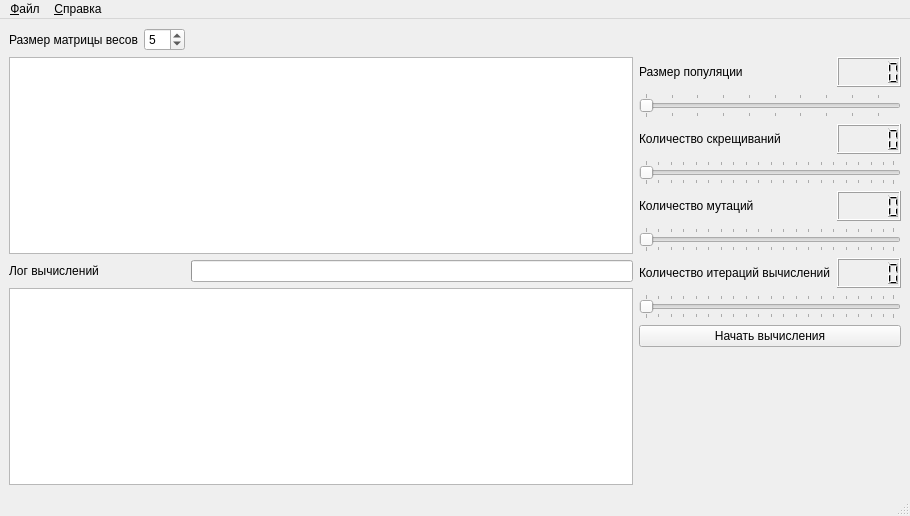
<?xml version="1.0" encoding="UTF-8"?>
<ui version="4.0">
 <class>SalesmanMainWidget</class>
 <widget class="QMainWindow" name="SalesmanMainWidget">
  <property name="geometry">
   <rect>
    <x>0</x>
    <y>0</y>
    <width>910</width>
    <height>516</height>
   </rect>
  </property>
  <property name="windowTitle">
   <string>Эволюционные вычисления</string>
  </property>
  <property name="windowIcon">
   <iconset resource="images.qrc">
    <normaloff>:/img/img/evoluting150px.png</normaloff>:/img/img/evoluting150px.png</iconset>
  </property>
  <widget class="QWidget" name="centralwidget">
   <layout class="QGridLayout" name="gridLayout_2">
    <item row="0" column="0">
     <widget class="QLabel" name="labelSizeMatrixWeight">
      <property name="sizePolicy">
       <sizepolicy hsizetype="Fixed" vsizetype="Preferred">
        <horstretch>0</horstretch>
        <verstretch>0</verstretch>
       </sizepolicy>
      </property>
      <property name="text">
       <string>Размер матрицы весов</string>
      </property>
      <property name="buddy">
       <cstring>sizeMatrixWeight</cstring>
      </property>
     </widget>
    </item>
    <item row="0" column="1">
     <widget class="QSpinBox" name="sizeMatrixWeight">
      <property name="sizePolicy">
       <sizepolicy hsizetype="Fixed" vsizetype="Fixed">
        <horstretch>0</horstretch>
        <verstretch>0</verstretch>
       </sizepolicy>
      </property>
      <property name="suffix">
       <string/>
      </property>
      <property name="minimum">
       <number>2</number>
      </property>
      <property name="maximum">
       <number>10</number>
      </property>
      <property name="value">
       <number>5</number>
      </property>
     </widget>
    </item>
    <item row="0" column="2" colspan="2">
     <spacer name="horizontalSpacer">
      <property name="orientation">
       <enum>Qt::Horizontal</enum>
      </property>
      <property name="sizeHint" stdset="0">
       <size>
        <width>558</width>
        <height>20</height>
       </size>
      </property>
     </spacer>
    </item>
    <item row="1" column="0" colspan="3">
     <widget class="QTableView" name="view">
      <property name="dragDropMode">
       <enum>QAbstractItemView::DropOnly</enum>
      </property>
      <property name="selectionMode">
       <enum>QAbstractItemView::NoSelection</enum>
      </property>
      <property name="textElideMode">
       <enum>Qt::ElideMiddle</enum>
      </property>
     </widget>
    </item>
    <item row="1" column="3" rowspan="3">
     <layout class="QGridLayout" name="gridLayout">
      <item row="0" column="1">
       <widget class="QLCDNumber" name="lcdNumberSizePopulation">
        <property name="sizePolicy">
         <sizepolicy hsizetype="Maximum" vsizetype="Minimum">
          <horstretch>0</horstretch>
          <verstretch>0</verstretch>
         </sizepolicy>
        </property>
        <property name="minimumSize">
         <size>
          <width>0</width>
          <height>30</height>
         </size>
        </property>
       </widget>
      </item>
      <item row="1" column="0" colspan="2">
       <widget class="QSlider" name="sizePopulation">
        <property name="sizePolicy">
         <sizepolicy hsizetype="Expanding" vsizetype="Fixed">
          <horstretch>0</horstretch>
          <verstretch>0</verstretch>
         </sizepolicy>
        </property>
        <property name="minimum">
         <number>2</number>
        </property>
        <property name="maximum">
         <number>50</number>
        </property>
        <property name="orientation">
         <enum>Qt::Horizontal</enum>
        </property>
        <property name="tickPosition">
         <enum>QSlider::TicksBothSides</enum>
        </property>
        <property name="tickInterval">
         <number>5</number>
        </property>
       </widget>
      </item>
      <item row="2" column="1">
       <widget class="QLCDNumber" name="lcdNumberCountReproduction">
        <property name="sizePolicy">
         <sizepolicy hsizetype="Maximum" vsizetype="Minimum">
          <horstretch>0</horstretch>
          <verstretch>0</verstretch>
         </sizepolicy>
        </property>
        <property name="minimumSize">
         <size>
          <width>0</width>
          <height>30</height>
         </size>
        </property>
       </widget>
      </item>
      <item row="11" column="0" colspan="2">
       <spacer name="verticalSpacer">
        <property name="orientation">
         <enum>Qt::Vertical</enum>
        </property>
        <property name="sizeHint" stdset="0">
         <size>
          <width>20</width>
          <height>40</height>
         </size>
        </property>
       </spacer>
      </item>
      <item row="4" column="1">
       <widget class="QLCDNumber" name="lcdNumberCountMutation">
        <property name="sizePolicy">
         <sizepolicy hsizetype="Maximum" vsizetype="Minimum">
          <horstretch>0</horstretch>
          <verstretch>0</verstretch>
         </sizepolicy>
        </property>
        <property name="minimumSize">
         <size>
          <width>0</width>
          <height>30</height>
         </size>
        </property>
       </widget>
      </item>
      <item row="2" column="0">
       <widget class="QLabel" name="labelCountReproduction">
        <property name="text">
         <string>Количество скрещиваний</string>
        </property>
        <property name="buddy">
         <cstring>countReproduction</cstring>
        </property>
       </widget>
      </item>
      <item row="3" column="0" colspan="2">
       <widget class="QSlider" name="countReproduction">
        <property name="sizePolicy">
         <sizepolicy hsizetype="Expanding" vsizetype="Fixed">
          <horstretch>0</horstretch>
          <verstretch>0</verstretch>
         </sizepolicy>
        </property>
        <property name="orientation">
         <enum>Qt::Horizontal</enum>
        </property>
        <property name="tickPosition">
         <enum>QSlider::TicksBothSides</enum>
        </property>
        <property name="tickInterval">
         <number>5</number>
        </property>
       </widget>
      </item>
      <item row="4" column="0">
       <widget class="QLabel" name="labelCountMutation">
        <property name="text">
         <string>Количество мутаций</string>
        </property>
        <property name="buddy">
         <cstring>countMutation</cstring>
        </property>
       </widget>
      </item>
      <item row="5" column="0" colspan="2">
       <widget class="QSlider" name="countMutation">
        <property name="sizePolicy">
         <sizepolicy hsizetype="Expanding" vsizetype="Fixed">
          <horstretch>0</horstretch>
          <verstretch>0</verstretch>
         </sizepolicy>
        </property>
        <property name="orientation">
         <enum>Qt::Horizontal</enum>
        </property>
        <property name="tickPosition">
         <enum>QSlider::TicksBothSides</enum>
        </property>
        <property name="tickInterval">
         <number>5</number>
        </property>
       </widget>
      </item>
      <item row="0" column="0">
       <widget class="QLabel" name="labelSizePopulation">
        <property name="text">
         <string>Размер популяции</string>
        </property>
        <property name="buddy">
         <cstring>sizePopulation</cstring>
        </property>
       </widget>
      </item>
      <item row="10" column="0" colspan="2">
       <widget class="QPushButton" name="beginCalculation">
        <property name="text">
         <string>Начать вычисления</string>
        </property>
       </widget>
      </item>
      <item row="7" column="1">
       <widget class="QLCDNumber" name="lcdNumberCountIterationCalc">
        <property name="sizePolicy">
         <sizepolicy hsizetype="Maximum" vsizetype="Minimum">
          <horstretch>0</horstretch>
          <verstretch>0</verstretch>
         </sizepolicy>
        </property>
        <property name="minimumSize">
         <size>
          <width>0</width>
          <height>30</height>
         </size>
        </property>
       </widget>
      </item>
      <item row="7" column="0">
       <widget class="QLabel" name="labelCountIterationCalc">
        <property name="text">
         <string>Количество итераций вычислений</string>
        </property>
        <property name="buddy">
         <cstring>countMutation</cstring>
        </property>
       </widget>
      </item>
      <item row="8" column="0" colspan="2">
       <widget class="QSlider" name="countIterationCalc">
        <property name="sizePolicy">
         <sizepolicy hsizetype="Expanding" vsizetype="Fixed">
          <horstretch>0</horstretch>
          <verstretch>0</verstretch>
         </sizepolicy>
        </property>
        <property name="minimum">
         <number>1</number>
        </property>
        <property name="maximum">
         <number>100</number>
        </property>
        <property name="orientation">
         <enum>Qt::Horizontal</enum>
        </property>
        <property name="tickPosition">
         <enum>QSlider::TicksBothSides</enum>
        </property>
        <property name="tickInterval">
         <number>5</number>
        </property>
       </widget>
      </item>
     </layout>
    </item>
    <item row="2" column="0">
     <widget class="QLabel" name="labelCalculation">
      <property name="text">
       <string>Лог вычислений</string>
      </property>
      <property name="buddy">
       <cstring>logCalculation</cstring>
      </property>
     </widget>
    </item>
    <item row="2" column="2">
     <widget class="QProgressBar" name="progressBarCalculation">
      <property name="enabled">
       <bool>true</bool>
      </property>
      <property name="value">
       <number>0</number>
      </property>
      <property name="textVisible">
       <bool>false</bool>
      </property>
     </widget>
    </item>
    <item row="3" column="0" colspan="3">
     <widget class="QPlainTextEdit" name="logCalculation">
      <property name="documentTitle">
       <string>Результат вычислений</string>
      </property>
      <property name="undoRedoEnabled">
       <bool>false</bool>
      </property>
      <property name="readOnly">
       <bool>true</bool>
      </property>
     </widget>
    </item>
   </layout>
  </widget>
  <widget class="QMenuBar" name="menubar">
   <property name="geometry">
    <rect>
     <x>0</x>
     <y>0</y>
     <width>910</width>
     <height>21</height>
    </rect>
   </property>
   <widget class="QMenu" name="menu">
    <property name="title">
     <string>&amp;Файл</string>
    </property>
    <addaction name="paste"/>
    <addaction name="separator"/>
    <addaction name="quite"/>
   </widget>
   <widget class="QMenu" name="menu_2">
    <property name="title">
     <string>&amp;Справка</string>
    </property>
    <addaction name="about"/>
   </widget>
   <addaction name="menu"/>
   <addaction name="menu_2"/>
  </widget>
  <widget class="QStatusBar" name="statusbar"/>
  <action name="paste">
   <property name="text">
    <string>Вставить таблицу из буфера обмена</string>
   </property>
   <property name="shortcut">
    <string>Ctrl+V</string>
   </property>
  </action>
  <action name="quite">
   <property name="text">
    <string>Выход</string>
   </property>
   <property name="shortcut">
    <string>Ctrl+Q</string>
   </property>
  </action>
  <action name="about">
   <property name="text">
    <string>О программе</string>
   </property>
  </action>
 </widget>
 <tabstops>
  <tabstop>sizePopulation</tabstop>
  <tabstop>countReproduction</tabstop>
  <tabstop>countMutation</tabstop>
 </tabstops>
 <resources>
  <include location="images.qrc"/>
 </resources>
 <connections>
  <connection>
   <sender>sizePopulation</sender>
   <signal>valueChanged(int)</signal>
   <receiver>lcdNumberSizePopulation</receiver>
   <slot>display(int)</slot>
   <hints>
    <hint type="sourcelabel">
     <x>811</x>
     <y>121</y>
    </hint>
    <hint type="destinationlabel">
     <x>899</x>
     <y>86</y>
    </hint>
   </hints>
  </connection>
  <connection>
   <sender>countReproduction</sender>
   <signal>valueChanged(int)</signal>
   <receiver>lcdNumberCountReproduction</receiver>
   <slot>display(int)</slot>
   <hints>
    <hint type="sourcelabel">
     <x>899</x>
     <y>192</y>
    </hint>
    <hint type="destinationlabel">
     <x>899</x>
     <y>157</y>
    </hint>
   </hints>
  </connection>
  <connection>
   <sender>countMutation</sender>
   <signal>valueChanged(int)</signal>
   <receiver>lcdNumberCountMutation</receiver>
   <slot>display(int)</slot>
   <hints>
    <hint type="sourcelabel">
     <x>899</x>
     <y>263</y>
    </hint>
    <hint type="destinationlabel">
     <x>899</x>
     <y>228</y>
    </hint>
   </hints>
  </connection>
  <connection>
   <sender>countIterationCalc</sender>
   <signal>valueChanged(int)</signal>
   <receiver>lcdNumberCountIterationCalc</receiver>
   <slot>display(int)</slot>
   <hints>
    <hint type="sourcelabel">
     <x>767</x>
     <y>323</y>
    </hint>
    <hint type="destinationlabel">
     <x>867</x>
     <y>282</y>
    </hint>
   </hints>
  </connection>
  <connection>
   <sender>beginCalculation</sender>
   <signal>clicked()</signal>
   <receiver>logCalculation</receiver>
   <slot>clear()</slot>
   <hints>
    <hint type="sourcelabel">
     <x>726</x>
     <y>353</y>
    </hint>
    <hint type="destinationlabel">
     <x>558</x>
     <y>354</y>
    </hint>
   </hints>
  </connection>
  <connection>
   <sender>paste</sender>
   <signal>triggered()</signal>
   <receiver>SalesmanMainWidget</receiver>
   <slot>paste()</slot>
   <hints>
    <hint type="sourcelabel">
     <x>-1</x>
     <y>-1</y>
    </hint>
    <hint type="destinationlabel">
     <x>454</x>
     <y>257</y>
    </hint>
   </hints>
  </connection>
  <connection>
   <sender>quite</sender>
   <signal>triggered()</signal>
   <receiver>SalesmanMainWidget</receiver>
   <slot>close()</slot>
   <hints>
    <hint type="sourcelabel">
     <x>-1</x>
     <y>-1</y>
    </hint>
    <hint type="destinationlabel">
     <x>454</x>
     <y>257</y>
    </hint>
   </hints>
  </connection>
  <connection>
   <sender>about</sender>
   <signal>triggered()</signal>
   <receiver>SalesmanMainWidget</receiver>
   <slot>aboutProgram()</slot>
   <hints>
    <hint type="sourcelabel">
     <x>-1</x>
     <y>-1</y>
    </hint>
    <hint type="destinationlabel">
     <x>454</x>
     <y>257</y>
    </hint>
   </hints>
  </connection>
 </connections>
 <slots>
  <slot>paste()</slot>
  <slot>aboutProgram()</slot>
 </slots>
</ui>
